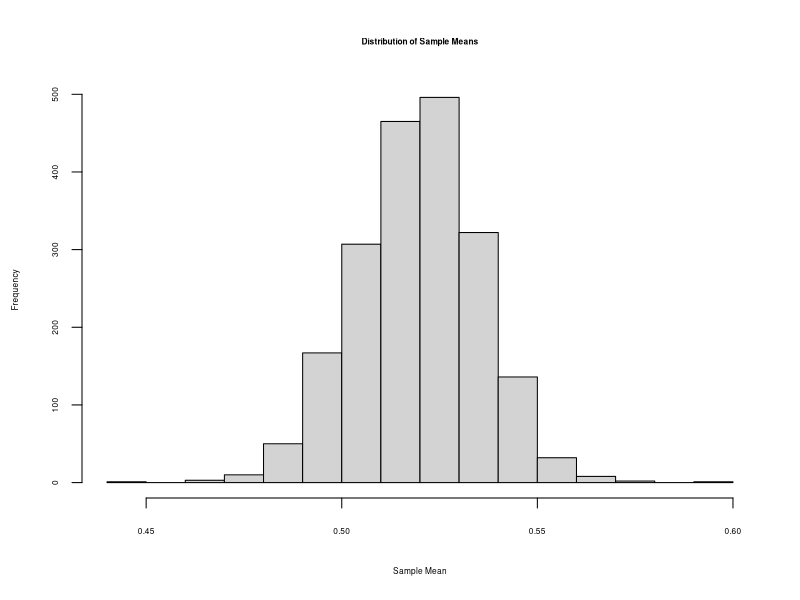
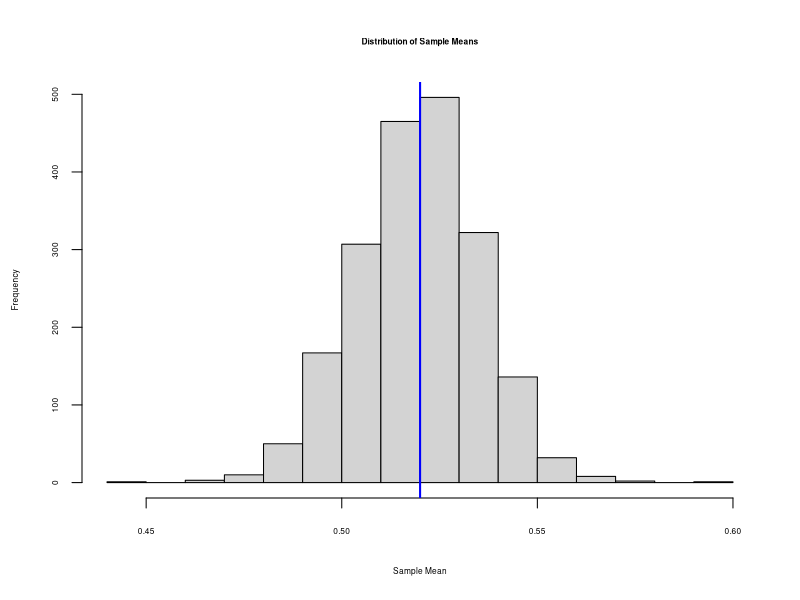
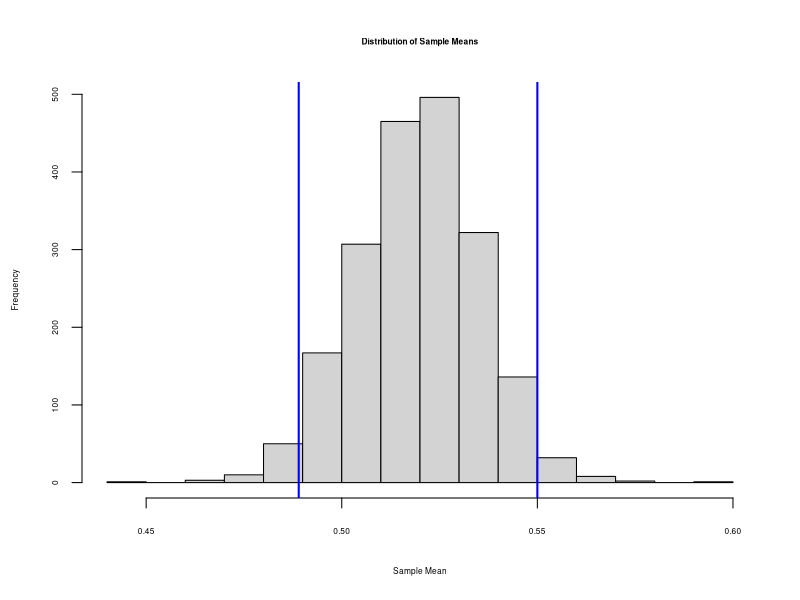

These charts were generated, in order, by the following R code: (Note: a time limit stopped this script after it produced the figures.)
## ---- chunk 1
## create population, 1 means support, 0 means oppose to legal abortion
population <- c(rep(0,4800000),rep(1,5200000))

## sample with n=1000
sample <- sample(population,1000)

## calculate sample mean
mean(sample)
## ---- chunk 2
## empty vector to store means of sample (K times)
mean_of_sample <- c()

## iterate the process of 2000 times
for (i in 1:2000){
  ## sample with n=1000
  sample <- sample(population,1000)
  mean <- mean(sample)
  mean_of_sample <- c(mean_of_sample,mean)
}
## ---- chunk 3
## plot histogram
hist(mean_of_sample,breaks=20,
     main="Distribution of Sample Means",
     xlab="Sample Mean",
     cex.lab=0.5, cex.axis=0.5, cex.main=0.5, cex.sub=0.5)
## ---- chunk 4
## plot histogram
hist(mean_of_sample,breaks=20, main="Distribution of Sample Means", xlab="Sample Mean",
     cex.lab=0.5, cex.axis=0.5, cex.main=0.5, cex.sub=0.5)
abline(v=mean(mean_of_sample),col="blue",lwd=2)
## ---- chunk 5
print(round(sqrt(0.52*(1-0.52)/1000),3))
## ---- chunk 6
round(sd(mean_of_sample),3)
## ---- chunk 7
## plot histogram
hist(mean_of_sample,breaks=20, main="Distribution of Sample Means", xlab="Sample Mean",
     cex.lab=0.5, cex.axis=0.5, cex.main=0.5, cex.sub=0.5)
abline(v=quantile(mean_of_sample,0.025),col="blue",lwd=2)
abline(v=quantile(mean_of_sample,0.975),col="blue",lwd=2)
## ---- chunk 8
## create population, 1 means support, 0 means oppose to legal abortion
men <- c(rep(0,5200000),rep(1,4800000))
women <- c(rep(0,4400000),rep(1,5600000))

## draw a random sample, 1200 men and 800 women
sample_men <- sample(men, 1200)
sample_women <- sample(women, 800)

## estimate the proportion of men and women supporting abortion
mean(sample_men)
mean(sample_women)
## ---- chunk 9
## empty vector to store means of sample (K times)
mean_of_sample_men <- c()
mean_of_sample_women <- c()
mean_difference <- c()

## iterate the process of 2000 times
for (i in 1:2000){
  ## sample with nm=1200 and nw=800
  sample_men <- sample(men,1200)
  mean_men <- mean(sample_men)
  mean_of_sample_men <- c(mean_of_sample_men,mean_men)
  
  sample_women <- sample(women,800)
  mean_women <- mean(sample_women)
  mean_of_sample_women <- c(mean_of_sample_women,mean_women)
  
  sample_difference <- mean_men - mean_women
  mean_difference <- c(mean_difference,sample_difference)
}
## ---- chunk 10
library(ggplot2)
dat <- data.frame(estimate = c(mean_of_sample_men, mean_of_sample_women),
                  sex = c(rep("men",2000),rep("women",2000)))
ggplot(dat,aes(x=estimate, fill = sex)) + geom_histogram(alpha = 0.4) + 
  scale_fill_manual(name="Gender",values=c("darkblue","darkred"),labels=c("Men","Women")) +
  theme_bw() +
  geom_vline(xintercept = mean(mean_of_sample_men),color="darkblue") +
  geom_vline(xintercept = mean(mean_of_sample_women),color="darkred")
## ---- chunk 11
## plot histogram
hist(mean_difference,breaks=20, main="Distribution of Sample Mean Differences", 
     xlab="Sample Mean Differences",
     cex.lab=0.5, cex.axis=0.5, cex.main=0.5, cex.sub=0.5)
abline(v=mean(mean_difference),col="blue",lwd=2)
## ---- chunk 12
round(sd(mean_difference),3)
